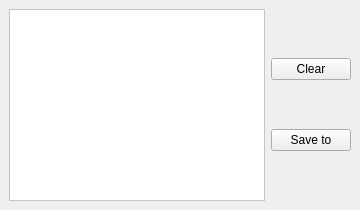
  <widget class="QDockWidget" name="LogsDock">
   <property name="windowIcon">
    <iconset resource="images.qrc">
     <normaloff>:/images/images/log.png</normaloff>:/images/images/log.png</iconset>
   </property>
   <property name="layoutDirection">
    <enum>Qt::LeftToRight</enum>
   </property>
   <property name="styleSheet">
    <string notr="true">QDockWidget {
    border: 1px solid lightgray;
}

QDockWidget &gt; QWidget {
    border: 2px solid grey;
}
QDockWidget::title {
    text-align: left; /* align the text to the left */
    
	background-color: rgb(211, 231, 255);
    padding-left: 5px;
}

QDockWidget::close-button, QDockWidget::float-button {
    border: 1px solid transparent;
    background: darkgray;
    padding: 0px;
}

QDockWidget::close-button:hover, QDockWidget::float-button:hover {
    background: gray;
}

QDockWidget::close-button:pressed, QDockWidget::float-button:pressed {
    padding: 1px -1px -1px 1px;
}
</string>
   </property>
   <property name="features">
    <set>QDockWidget::AllDockWidgetFeatures</set>
   </property>
   <property name="allowedAreas">
    <set>Qt::AllDockWidgetAreas</set>
   </property>
   <property name="windowTitle">
    <string>System Logs</string>
   </property>
   <attribute name="dockWidgetArea">
    <number>8</number>
   </attribute>
   <widget class="QWidget" name="dockWidgetContents_2">
    <layout class="QHBoxLayout" name="horizontalLayout_3">
     <item>
      <widget class="QPlainTextEdit" name="LogsPText">
       <property name="styleSheet">
        <string notr="true">background-color: rgb(255, 255, 255);</string>
       </property>
       <property name="verticalScrollBarPolicy">
        <enum>Qt::ScrollBarAsNeeded</enum>
       </property>
       <property name="horizontalScrollBarPolicy">
        <enum>Qt::ScrollBarAsNeeded</enum>
       </property>
       <property name="sizeAdjustPolicy">
        <enum>QAbstractScrollArea::AdjustIgnored</enum>
       </property>
       <property name="readOnly">
        <bool>true</bool>
       </property>
      </widget>
     </item>
     <item>
      <layout class="QVBoxLayout" name="verticalLayout_4">
       <property name="spacing">
        <number>0</number>
       </property>
       <item>
        <widget class="QPushButton" name="LogClearbutton">
         <property name="text">
          <string>Clear</string>
         </property>
        </widget>
       </item>
       <item>
        <widget class="QPushButton" name="SaveLogButton">
         <property name="text">
          <string>Save to</string>
         </property>
        </widget>
       </item>
      </layout>
     </item>
    </layout>
   </widget>
  </widget>
